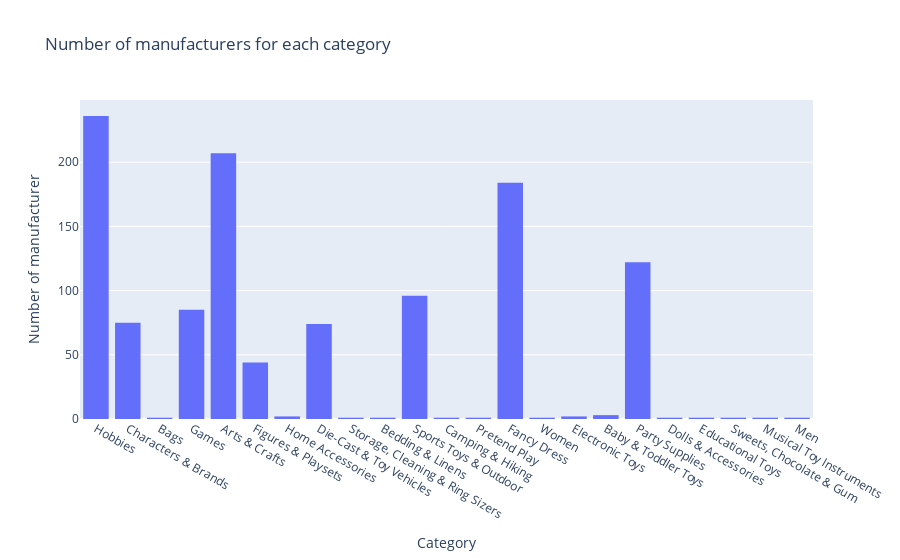

Here is the notebook cell this chart was saved with:
### Code cell
import plotly.graph_objects as go
import pandas as pd
e = pd.read_csv("Amazon_Dataset.csv")
df=pd.DataFrame(e)

fig = go.Figure([go.Histogram(x=df['category'], y=df['manufacturer'].unique())])
fig.update_layout(title_text="Number of manufacturers for each category  ")
fig.update_xaxes(title_text="Category")
fig.update_yaxes(title_text="Number of manufacturer")
fig.show()

### Figure 1 — Plotly figure (JSON) as saved in the notebook; plotly's stock layout.template omitted (floating-point values rounded to 4 significant figures; data arrays with more than 128 entries replaced by an {"elided": "..."} marker saying what was removed)
{"data": [{"type": "histogram", "x": {"elided": "3373 str values"}, "y": {"elided": "1141 str values"}}], "layout": {"title": {"text": "Number of manufacturers for each category  "}, "xaxis": {"title": {"text": "Category"}}, "yaxis": {"title": {"text": "Number of manufacturer"}}}}
